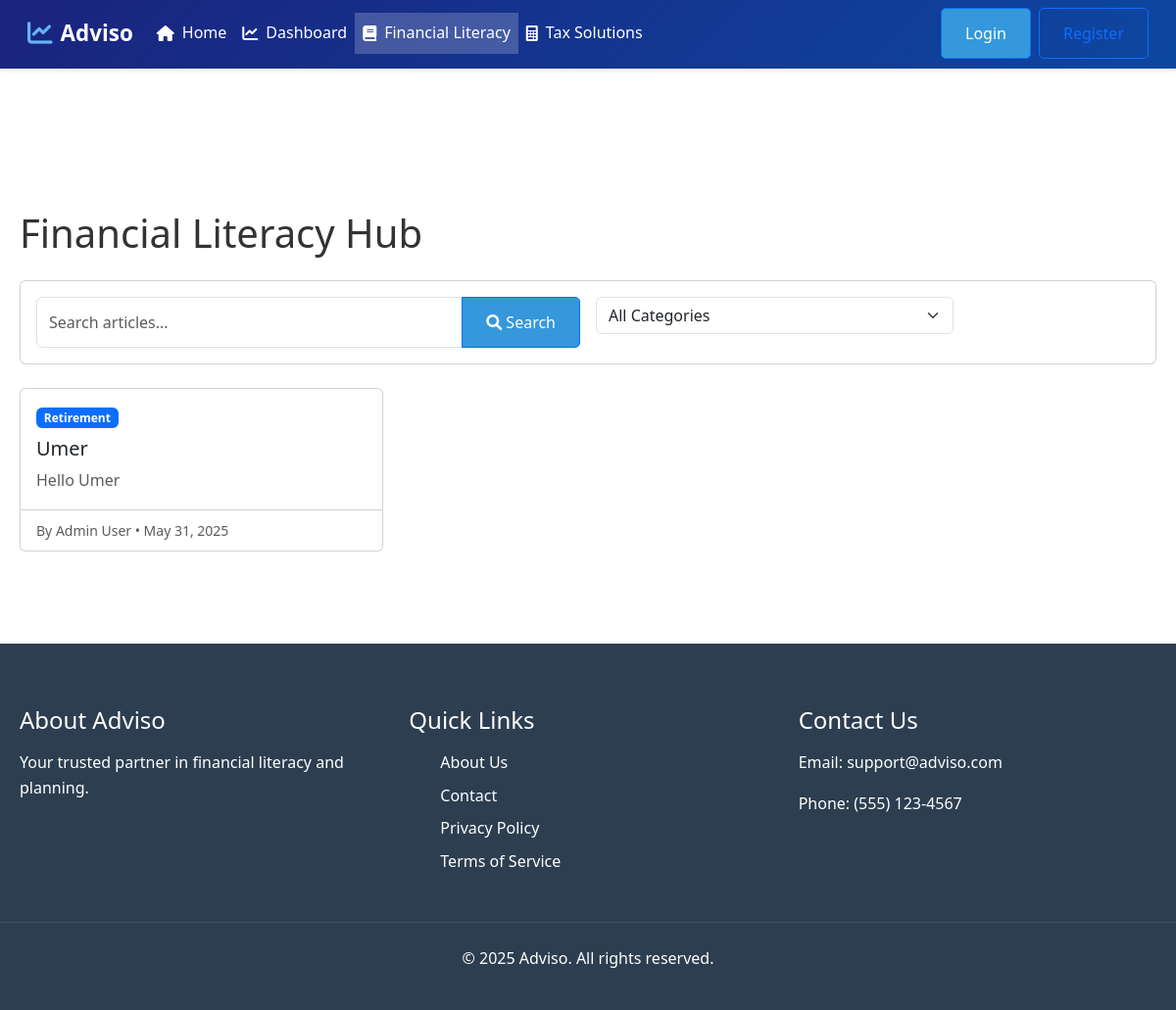
/financial-literacy.php, run on the app's committed database.
### tables this page shows
CREATE TABLE `articles` (
  `id` int(11) NOT NULL,
  `title` varchar(255) NOT NULL,
  `slug` varchar(255) NOT NULL,
  `content` text NOT NULL,
  `author_id` int(11) NOT NULL,
  `category_id` int(11) NOT NULL,
  `status` enum('draft','pending','published','rejected','revision_needed') NOT NULL DEFAULT 'draft',
  `moderator_feedback` text DEFAULT NULL,
  `moderated_by` int(11) DEFAULT NULL,
  `moderated_at` timestamp NULL DEFAULT NULL,
  `created_at` timestamp NOT NULL DEFAULT current_timestamp(),
  `updated_at` timestamp NOT NULL DEFAULT current_timestamp() ON UPDATE current_timestamp()
);

CREATE TABLE `categories` (
  `id` int(11) NOT NULL,
  `name` varchar(100) NOT NULL,
  `slug` varchar(100) NOT NULL,
  `description` text DEFAULT NULL,
  `created_at` timestamp NOT NULL DEFAULT current_timestamp(),
  `updated_at` timestamp NOT NULL DEFAULT current_timestamp() ON UPDATE current_timestamp()
);

CREATE TABLE `users` (
  `id` int(11) NOT NULL,
  `name` varchar(100) NOT NULL,
  `email` varchar(255) NOT NULL,
  `password` varchar(255) NOT NULL,
  `role` enum('user','admin') DEFAULT 'user',
  `created_at` timestamp NOT NULL DEFAULT current_timestamp(),
  `updated_at` timestamp NOT NULL DEFAULT current_timestamp() ON UPDATE current_timestamp()
);

### financial-literacy.php (the view, shortened to what this page needs)
<?php
require_once 'includes/config.php';
$page = isset($_GET['page']) ? (int)$_GET['page'] : 1;
$per_page = 9;
$offset = ($page - 1) * $per_page;
$search = isset($_GET['search']) ? trim($_GET['search']) : '';
$where_conditions = ["status = 'published'"];
$params = [];
$types = '';
$where_clause = !empty($where_conditions) ? 'WHERE ' . implode(' AND ', $where_conditions) : '';
$sql = "SELECT a.*, c.name as category_name, u.name as author_name
        FROM articles a
        JOIN categories c ON a.category_id = c.id
        JOIN users u ON a.author_id = u.id
        $where_clause
        ORDER BY a.created_at DESC
        LIMIT ? OFFSET ?";
$stmt = $conn->prepare($sql);
$types .= 'ii';
$params[] = $per_page;
$params[] = $offset;
$stmt->bind_param($types, ...$params);
$stmt->execute();
$articles = $stmt->get_result();
include 'includes/header.php';
?>
<div class="container mt-4">
    <div class="row">
        <div class="col-md-12">
            <h1 class="mb-4">Financial Literacy Hub</h1>
            <div class="card mb-4">
                <div class="card-body">
                    <form method="GET" class="row g-3">
                        <div class="col-md-6">
                            <div class="input-group">
                                <input type="text" class="form-control" name="search"
                                       placeholder="Search articles..."
                                       value="<?php echo htmlspecialchars($search); ?>">
                                <button class="btn btn-primary" type="submit">
                                    <i class="fas fa-search"></i> Search
                                </button>
                            </div>
                        </div>
                        <div class="col-md-4">
                            <select class="form-select" name="category" onchange="this.form.submit()">
                                <option value="">All Categories</option>
                            </select>
                        </div>
                    </form>
                </div>
            </div>
            <div class="row row-cols-1 row-cols-md-2 row-cols-lg-3 g-4">
                <?php if ($articles->num_rows > 0): ?>
                    <?php while ($article = $articles->fetch_assoc()): ?>
                        <div class="col">
                            <div class="card h-100">
                                <div class="card-body">
                                    <div class="mb-2">
                                        <span class="badge bg-primary">
                                            <?php echo htmlspecialchars($article['category_name']); ?>
                                        </span>
                                    </div>
                                    <h5 class="card-title">
                                        <a href="article.php?slug=<?php echo htmlspecialchars($article['slug']); ?>"
                                           class="text-decoration-none text-dark">
                                            <?php echo htmlspecialchars($article['title']); ?>
                                        </a>
                                    </h5>
                                    <p class="card-text text-muted">
                                        <?php
                                        $excerpt = strip_tags($article['content']);
                                        echo strlen($excerpt) > 150 ? substr($excerpt, 0, 150) . '...' : $excerpt;
                                        ?>
                                    </p>
                                </div>
                                <div class="card-footer bg-transparent">
                                    <small class="text-muted">
                                        By <?php echo htmlspecialchars($article['author_name']); ?> •
                                        <?php echo date('M j, Y', strtotime($article['created_at'])); ?>
                                    </small>
                                </div>
                            </div>
                        </div>
                    <?php endwhile; ?>
                <?php endif; ?>
            </div>
        </div>
    </div>
</div>
<?php include 'includes/footer.php'; ?>

### assets/css/style.css (style rules this page uses)
* { margin: 0; padding: 0; box-sizing: border-box; }
body { font-family: 'Segoe UI', Tahoma, Geneva, Verdana, sans-serif; line-height: 1.6; color: #333; padding-top: 90px; min-height: 100vh; }
.container { max-width: 1200px; margin: 0 auto; padding: 30px 20px; }
.btn { display: inline-block; padding: 0.8rem 1.5rem; border-radius: 5px; text-decoration: none; font-weight: 500; transition: all 0.3s ease; }
.btn-primary { background-color: #3498db; color: white; }

### includes/header.php (style rules this page uses)
body { margin-top: 70px; }

### data on the page
articles: category.name "Retirement", title "Umer", content "Hello Umer", author.name "Admin User", created_at "May 31, 2025"
